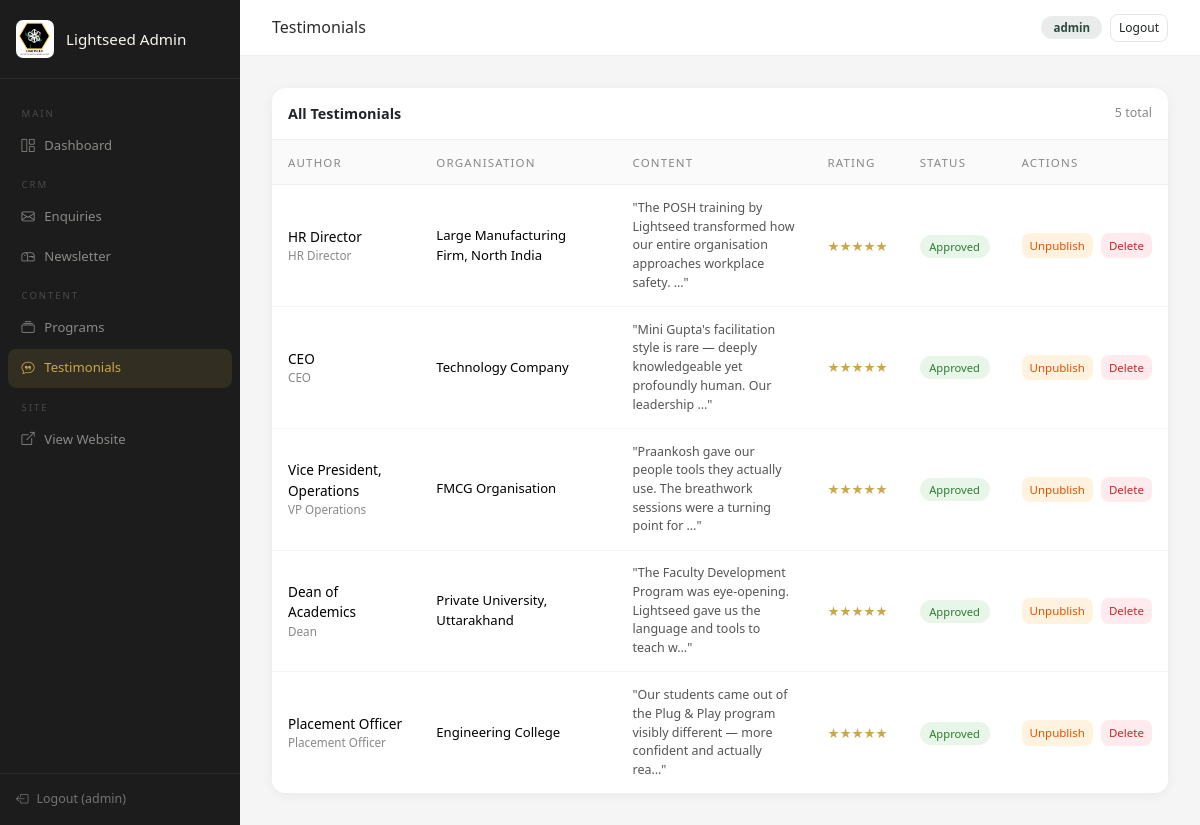
/admin/testimonials (signed in), run on the app's committed database.
### tables this page shows
CREATE TABLE testimonials (
            id         INTEGER PRIMARY KEY AUTOINCREMENT,
            author     TEXT NOT NULL,
            role       TEXT,
            org        TEXT,
            content    TEXT NOT NULL,
            rating     INTEGER DEFAULT 5,
            approved   INTEGER DEFAULT 0,
            created_at TEXT DEFAULT (datetime('now','localtime'))
        );

### app.py (the view)
@app.route('/admin/testimonials')
@admin_required
def admin_testimonials():
    db = get_db()
    testimonials = db.execute("SELECT * FROM testimonials ORDER BY approved ASC, created_at DESC").fetchall()
    return render_template('admin/testimonials.html', testimonials=testimonials)

### app.py (called while the page is built)
def get_db():
    if 'db' not in g:
        g.db = sqlite3.connect(
            app.config['DATABASE'],
            detect_types=sqlite3.PARSE_DECLTYPES
        )
        g.db.row_factory = sqlite3.Row
    return g.db

def admin_required(f):
    @wraps(f)
    def decorated(*args, **kwargs):
        if not session.get('admin_logged_in'):
            return redirect(url_for('admin_login'))
        return f(*args, **kwargs)
    return decorated

@app.after_request
def add_cors(response):
    response.headers['Access-Control-Allow-Origin'] = '*'
    response.headers['Access-Control-Allow-Headers'] = 'Content-Type,Authorization'
    response.headers['Access-Control-Allow-Methods'] = 'GET,POST,PUT,DELETE,OPTIONS'
    return response

### templates/admin/testimonials.html (shortened to what this page needs)
{% extends "admin/base_admin.html" %}
{% block page_title %}Testimonials{% endblock %}
{% block admin_content %}
<div class="admin-table">
  <div class="d-flex justify-content-between align-items-center p-3" style="border-bottom:1px solid #eee;">
    <h6 class="mb-0" style="font-size:0.9rem;font-weight:600;">All Testimonials</h6>
    <span style="font-size:0.78rem;color:#888;">{{ testimonials|length }} total</span>
  </div>
  <div class="table-responsive">
    <table class="table">
      <thead><tr>
        <th>Author</th><th>Organisation</th><th>Content</th><th>Rating</th><th>Status</th><th>Actions</th>
      </tr></thead>
      <tbody>
        {% for t in testimonials %}
        <tr>
          <td>
            <div style="font-weight:500;font-size:0.85rem;">{{ t['author'] }}</div>
            <div style="font-size:0.73rem;color:#888;">{{ t['role'] or '' }}</div>
          </td>
          <td style="font-size:0.82rem;">{{ t['org'] or '—' }}</td>
          <td style="font-size:0.78rem;max-width:280px;color:#555;">"{{ (t['content'] or '')[:100] }}{% if t['content']|length > 100 %}…{% endif %}"</td>
          <td style="color:#C9A84C;">{% for i in range(t['rating']) %}★{% endfor %}</td>
          <td>
            {% if t['approved'] %}
              <span class="badge-approved">Approved</span>
            {% else %}
              <span class="badge-pending">Pending</span>
            {% endif %}
          </td>
          <td>
            <div class="d-flex gap-2">
              {% if t['approved'] %}
              <form method="POST" action="/admin/testimonials/{{ t['id'] }}/approve">
                <button type="submit" class="btn btn-sm" style="background:#FFF3E0;color:#E65100;border:none;border-radius:8px;font-size:0.72rem;">Unpublish</button>
              </form>
              {% else %}
              <form method="POST" action="/admin/testimonials/{{ t['id'] }}/approve">
                <input type="hidden" name="approved" value="1">
                <button type="submit" class="btn btn-sm" style="background:#E8F5E9;color:#2E7D32;border:none;border-radius:8px;font-size:0.72rem;">Approve</button>
              </form>
              {% endif %}
              <form method="POST" action="/admin/testimonials/{{ t['id'] }}/delete"
                    onsubmit="return confirm('Delete this testimonial?')">
                <button type="submit" class="btn btn-sm" style="background:#FFEBEE;color:#C62828;border:none;border-radius:8px;font-size:0.72rem;">Delete</button>
              </form>
            </div>
          </td>
        </tr>
        {% else %}
        <tr><td colspan="6" class="text-center" style="color:#aaa;padding:2rem;">No testimonials yet.</td></tr>
        {% endfor %}
      </tbody>
    </table>
  </div>
</div>
{% endblock %}

### templates/admin/base_admin.html (style rules this page uses)
:root { --gold:#C9A84C; --green:#2D4A3E; --teal:#2A7A6F; --cream:#FAF6EE; }
body { background: #F5F5F5; font-family: 'Segoe UI', system-ui, sans-serif; }
.admin-table { background: #fff; border-radius: 14px; overflow: hidden; box-shadow: 0 2px 12px rgba(0,0,0,0.05); }
.admin-table table { margin: 0; }
.admin-table th { font-size: 0.72rem; text-transform: uppercase; letter-spacing: 0.1em; color: #888; background: #fafafa; border-bottom: 1px solid #eee; padding: 0.85rem 1rem; font-weight: 500; }
.admin-table td { padding: 0.85rem 1rem; vertical-align: middle; font-size: 0.84rem; border-bottom: 1px solid #f5f5f5; }
.admin-table tr:last-child td { border-bottom: none; }
.badge-approved { background: #E8F5E9; color: #2E7D32; border-radius: 100px; padding: 0.25rem 0.6rem; font-size: 0.7rem; }

### data on the page
testimonials: author "HR Director", role "HR Director", org "Large Manufacturing Firm, North India", content "The POSH training by Lightseed transformed how our entire organisation approaches workplace safety.", rating 5 (drawn), approved "Approved"
testimonials: author "CEO", role "CEO", org "Technology Company", content "Mini Gupta's facilitation style is rare — deeply knowledgeable yet profoundly human. Our leadership", rating 5 (drawn), approved "Approved"
testimonials: author "Vice President, Operations", role "VP Operations", org "FMCG Organisation", content "Praankosh gave our people tools they actually use. The breathwork sessions were a turning point for", rating 5 (drawn), approved "Approved"
testimonials: author "Dean of Academics", role "Dean", org "Private University, Uttarakhand", content "The Faculty Development Program was eye-opening. Lightseed gave us the language and tools to teach w", rating 5 (drawn), approved "Approved"
testimonials: author "Placement Officer", role "Placement Officer", org "Engineering College", content "Our students came out of the Plug & Play program visibly different — more confident and actually rea", rating 5 (drawn), approved "Approved"

### other printed values
{{ session.admin_username }} "admin"
{{ testimonials|length }} "5"
